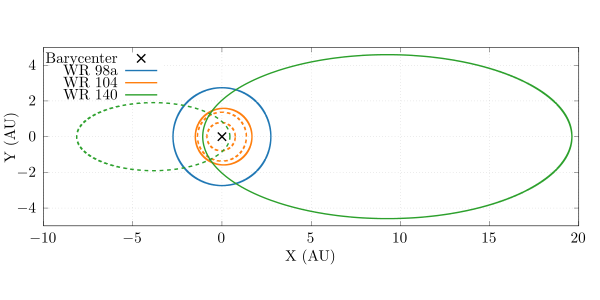

Write the gnuplot code that produced this figure.
load "../turbo.pal"
set terminal cairolatex size 6in,3in crop standalone
set output "orbits.tex"

au = 1.4959787e+13
set size ratio -1
set xrange [-10:20]
set yrange [-5:5]
set grid
set xlabel 'X (AU)'
set ylabel 'Y (AU)'

set linetype 11 lc rgb 'black' 
set linetype 12 lc rgb 'black' dt 2
set linetype 13 lc rgb 'red' 
set linetype 14 lc rgb 'red' dt 2
set linetype 15 lc rgb 'blue' 
set linetype 16 lc rgb 'blue' dt 2

set key top left

set datafile separator ','
plot "< echo '0 0'" title "Barycenter" lw 4 lt 2 lc rgb "black" , \
     "wr98a.csv" using ($3/au):($4/au) title "WR 98a" with lines ls 1 , \
     "" using ($5/au):($6/au) notitle with lines ls 2 dashtype "-" , \
     "wr104.csv" using ($3/au):($4/au) title "WR 104" with lines ls 2 , \
     "" using ($5/au):($6/au) notitle with lines ls 2 dashtype "-" , \
     "wr140.csv" using ($3/au):($4/au) title "WR 140" with lines ls 3 , \
     "" using ($5/au):($6/au) notitle with lines ls 3 dashtype "-" , \
 
